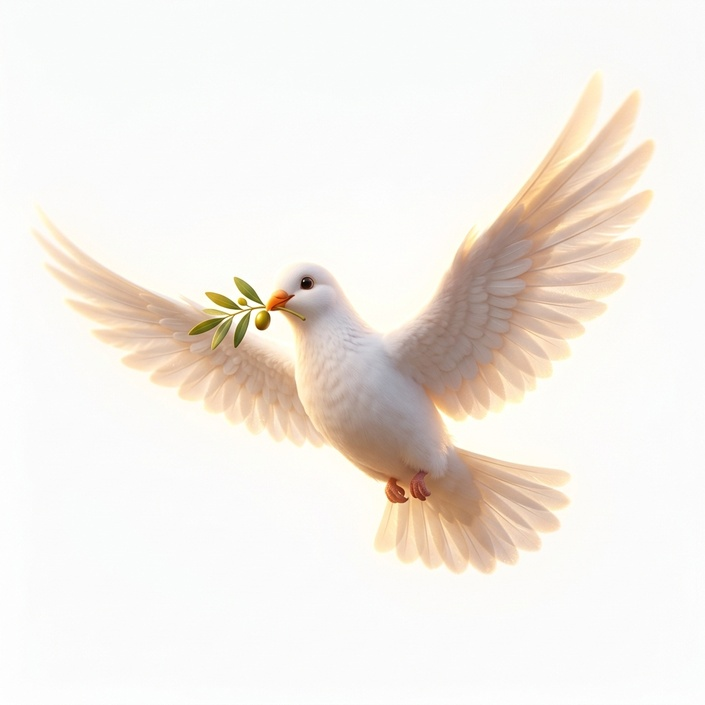
#> input picture assets/generated/white_dove_flying.jpg, 705 x 705 px, shrunk from 1024 x 1024 before the run, found by its file name
$ python make_transparent.py
#> lines starting #> are read from the running program, lines starting #| are printed output that depends on the picture; after the words box and inside, x2 and y2 are one past the last pixel; in counts of white or black regions, pixels touching at a corner belong together
import os
from PIL import Image, ImageFilter
from collections import deque

def remove_white_background(input_path, output_path, tolerance=25, feather=1.5):
#> called with input_path = 'assets/generated/white_dove_flying.jpg', output_path = 'assets/generated/dove-cutout.webp', tolerance = 35, feather = 1
    img = Image.open(input_path).convert("RGBA")
    w, h = img.size
#> w = 705; h = 705
    pixels = img.load()

    # Flood fill mask from the 4 corners and borders
    visited = set()
    bg_mask = Image.new("L", (w, h), 0)
#> bg_mask: PIL image 705x705 L; every value is 0
    bg_pixels = bg_mask.load()

    queue = deque()
    # Add all border pixels that are near-white
    for x in range(w):
        for y in [0, h - 1]:
            r, g, b, _ = pixels[x, y]
            if min(r, g, b) > 220:
                queue.append((x, y))
                visited.add((x, y))
#> after the loop, visited = 1410 items
    for y in range(h):
        for x in [0, w - 1]:
            if (x, y) not in visited:
                r, g, b, _ = pixels[x, y]
                if min(r, g, b) > 220:
                    queue.append((x, y))
                    visited.add((x, y))
#> after the loop, visited = 2816 items

    while queue:
        cx, cy = queue.popleft()
        bg_pixels[cx, cy] = 255

        for nx, ny in [(cx+1, cy), (cx-1, cy), (cx, cy+1), (cx, cy-1)]:
            if 0 <= nx < w and 0 <= ny < h and (nx, ny) not in visited:
                nr, ng, nb, _ = pixels[nx, ny]
                # Check if it's near-white
                # Calculate distance to pure white or lightness
                if nr >= 255 - tolerance and ng >= 255 - tolerance and nb >= 255 - tolerance:
                    visited.add((nx, ny))
                    queue.append((nx, ny))
#> this loop made 392603 passes
#> (cx, cy) on passes 1 to 3: (0, 0), (0, 704), (1, 0)
#> after the loop, visited = 392603 items

    # Invert bg_mask to get fg_mask
    fg_mask = bg_mask.point(lambda p: 0 if p == 255 else 255)
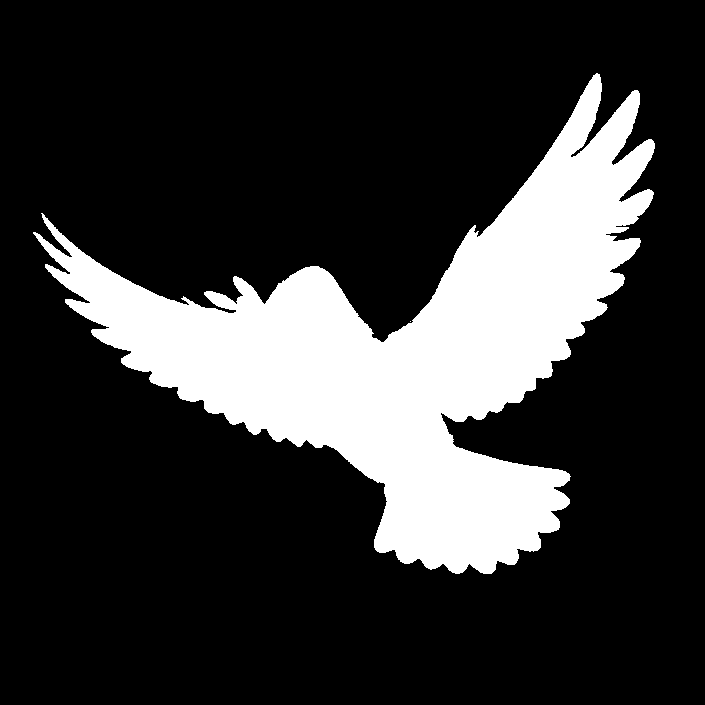
#> fg_mask: PIL image 705x705 L; 21% white; 2 white regions (1 under 20 px), largest, box (x1, y1, x2, y2) and area: (33, 73, 655, 574) 104421

    if feather > 0:
        fg_mask = fg_mask.filter(ImageFilter.GaussianBlur(feather))

    img.putalpha(fg_mask)
    os.makedirs(os.path.dirname(output_path), exist_ok=True)
    img.save(output_path, "WEBP", quality=95)

    # Verification: check alpha channel and 4 corners
    out_img = Image.open(output_path)
    assert out_img.mode == "RGBA", "Must be RGBA"
    corners = [(0, 0), (w - 1, 0), (0, h - 1), (w - 1, h - 1)]
#> corners = [(0, 0), (704, 0), (0, 704), (704, 704)]
    for pt in corners:
        alpha = out_img.getpixel(pt)[3]
        assert alpha == 0, f"Corner {pt} alpha must be 0, got {alpha}"

    print(f"Successfully created transparent {output_path} (size: {out_img.size})")
#| Successfully created transparent assets/generated/dove-cutout.webp (size: (705, 705))

if __name__ == "__main__":
    remove_white_background(
        "assets/generated/white_dove_flying.jpg",
        "assets/generated/dove-cutout.webp",
        tolerance=35,
        feather=1.0
    )
    remove_white_background(
        "assets/generated/angel_mascot_celebrate.jpg",
        "assets/generated/angel-cherub-cutout.webp",
        tolerance=30,
        feather=1.0
    )
#> call 2 of remove_white_background, with tolerance = 30, feather = 1
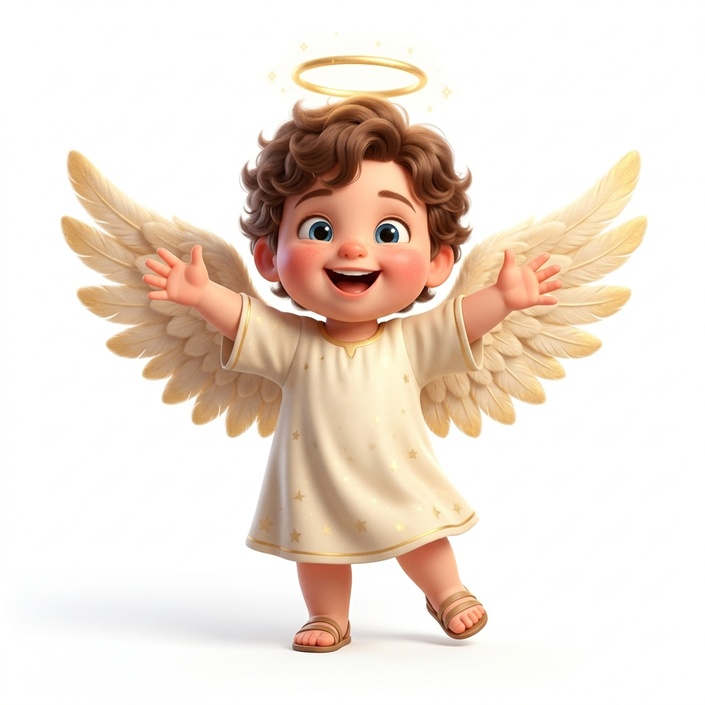
#> input picture assets/generated/angel_mascot_celebrate.jpg, 705 x 705 px, shrunk from 1024 x 1024 before the run, found by its file name
#> after the loop in remove_white_background (call 2), `for x in range(w):`: visited = 1410 items
#> after the loop in remove_white_background (call 2), `for y in range(h):`: visited = 2816 items
#> the loop in remove_white_background (call 2), `while queue:` made 327311 passes
#> after the loop in remove_white_background (call 2), `while queue:`: visited = 327311 items
#> in remove_white_background (call 2), `fg_mask = bg_mask.point(lambda p: 0 if p == 255 else 255)`:
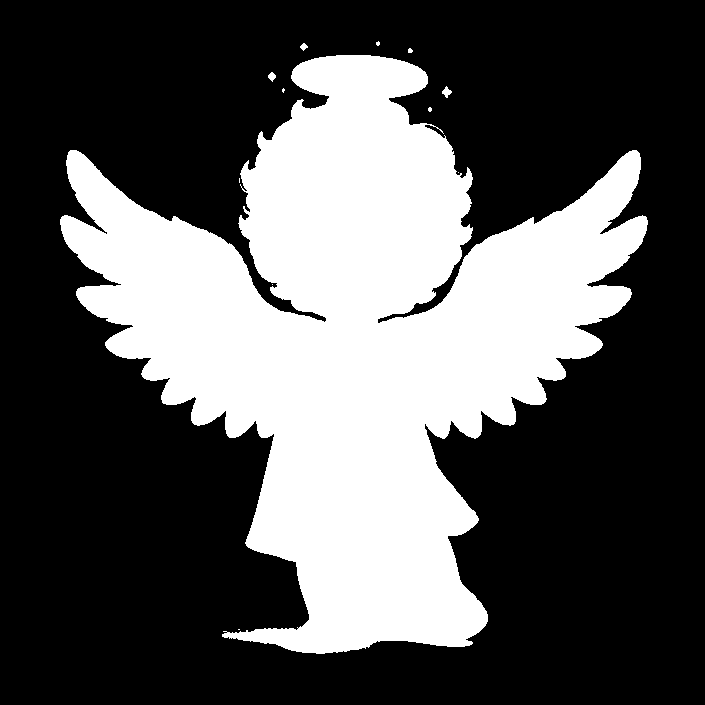
#> fg_mask: PIL image 705x705 L; 34.1% white; 12 white regions (7 under 20 px), largest, box (x1, y1, x2, y2) and area: (60, 55, 648, 654) 169495, (442, 86, 452, 98) 63, (268, 72, 276, 82) 49, (300, 43, 308, 51) 37, (408, 48, 413, 53) 20
#| Successfully created transparent assets/generated/angel-cherub-cutout.webp (size: (705, 705))
    remove_white_background(
        "assets/generated/jesus_children_hero.jpg",
        "assets/generated/jesus-children-cutout.webp",
        tolerance=28,
        feather=1.0
    )
#> call 3 of remove_white_background, with input_path = 'assets/generated/jesus_children_hero.jpg', tolerance = 28, feather = 1
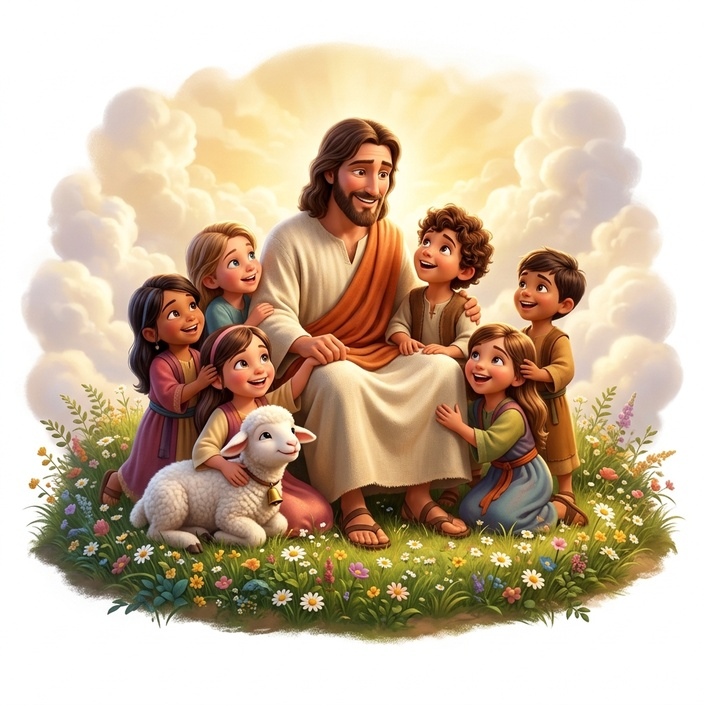
#> input picture assets/generated/jesus_children_hero.jpg, 705 x 705 px, shrunk from 1024 x 1024 before the run, found by its file name
#> after the loop in remove_white_background (call 3), `for x in range(w):`: visited = 1410 items
#> after the loop in remove_white_background (call 3), `for y in range(h):`: visited = 2816 items
#> the loop in remove_white_background (call 3), `while queue:` made 165506 passes
#> after the loop in remove_white_background (call 3), `while queue:`: visited = 165506 items
#> in remove_white_background (call 3), `fg_mask = bg_mask.point(lambda p: 0 if p == 255 else 255)`:
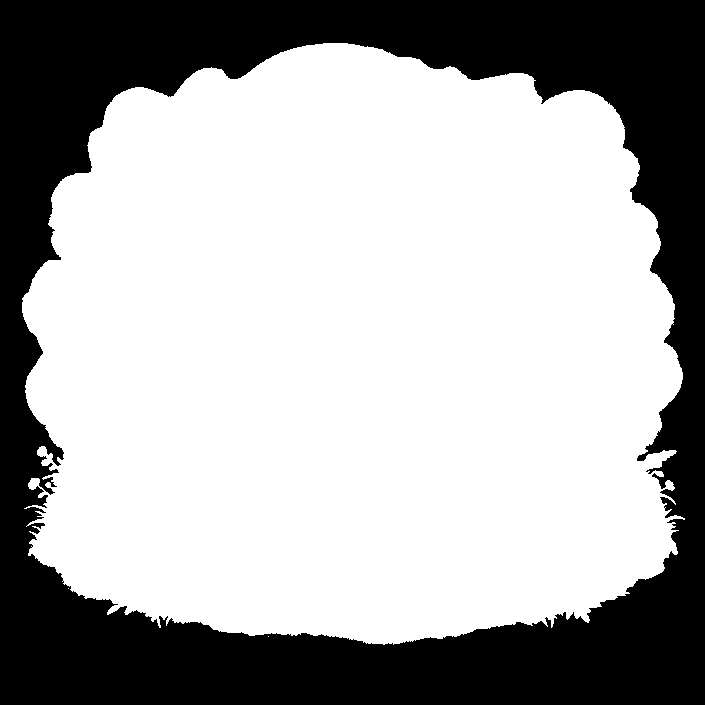
#> fg_mask: PIL image 705x705 L; 66.7% white; 1 black region, box (x1, y1, x2, y2) and area: (0, 0, 705, 705) 165506
#| Successfully created transparent assets/generated/jesus-children-cutout.webp (size: (705, 705))
